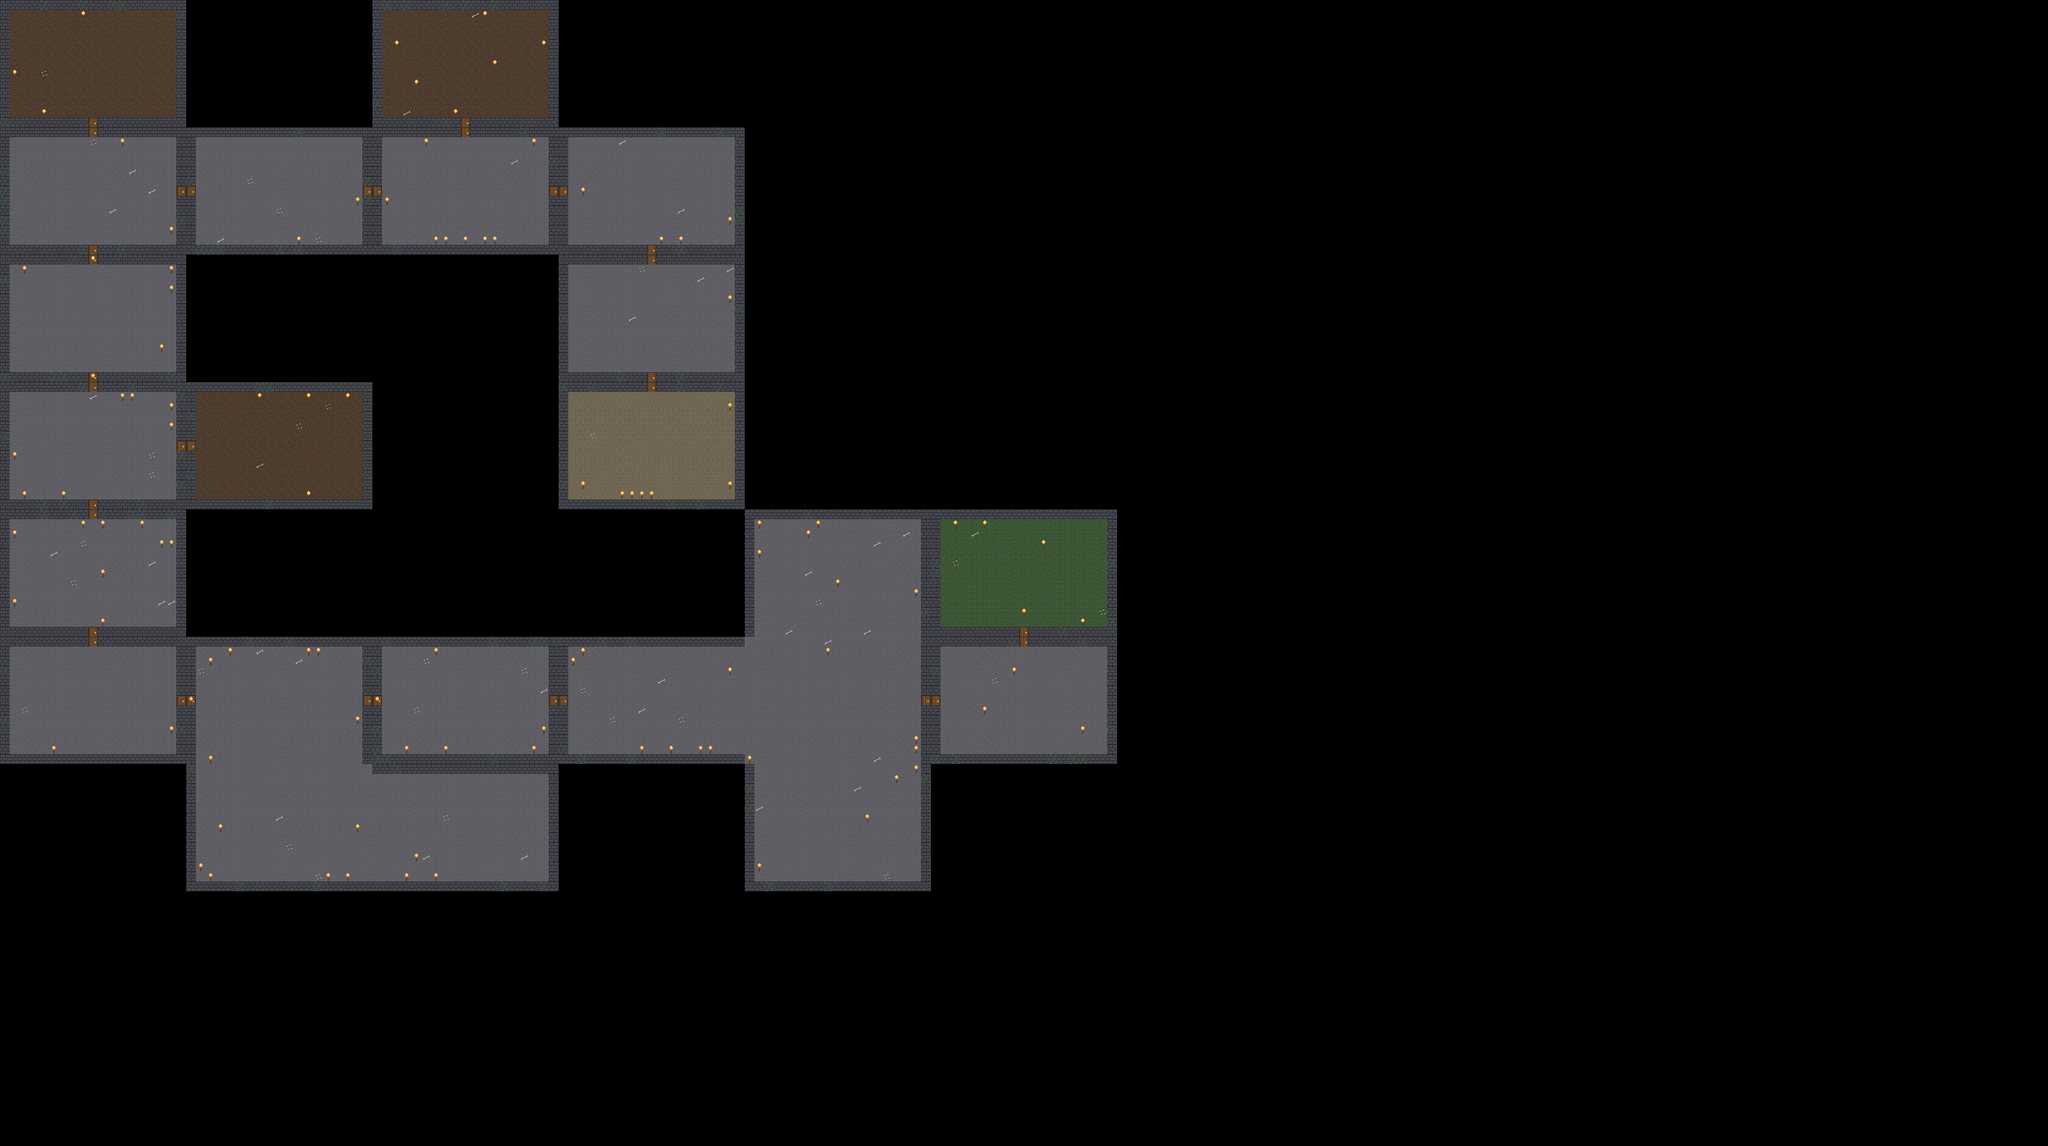

This game map was drawn from its Tiled (.tmx) file and the tilesets committed beside it. A one-line description and the trimmed map source follow:
An orthogonal 209x117 tile map with 16x16 px tiles, 2 tile layers (Ground, Details) and 18 objects (16x ENEMY_SPAWN, PLAYER_START, BOSS).

<map version="1.10" tiledversion="1.11.2" orientation="orthogonal" renderorder="right-down" width="209" height="117" tilewidth="16" tileheight="16" infinite="0" nextlayerid="4" nextobjectid="19">
 <properties>
  <property name="seed" type="int" value="20260936" />
  <property name="rooms" type="int" value="18" />
  <property name="criticalLength" type="int" value="15" />
  <property name="holeRooms" type="int" value="0" />
  <property name="loops" type="int" value="0" />
 </properties>
 <tileset firstgid="1" source="../tiles/basement.tsx" />
 <layer id="1" name="Ground" width="209" height="117">
  <properties>
   <property name="layerKind" value="GROUND" />
  </properties>
  <data>[24453 cells, 5681 non-empty, 7 distinct tile ids]</data>
 </layer>
 <layer id="2" name="Details" width="209" height="117">
  <properties>
   <property name="layerKind" value="DETAILS" />
  </properties>
  <data>[24453 cells, 177 non-empty, 3 distinct tile ids]</data>
 </layer>
 <objectgroup id="3" name="Markers">
  <object id="1" name="player_start-0" type="PLAYER_START" x="1672" y="936">
   <properties>
    <property name="phase" value="TRUNK" />
    <property name="depth" type="int" value="0" />
    <property name="room" type="int" value="0" />
   </properties>
   <point />
  </object>
  <object id="2" name="enemy_spawn-1" type="ENEMY_SPAWN" x="1672" y="1144">
   <properties>
    <property name="phase" value="TRUNK" />
    <property name="depth" type="int" value="1" />
    <property name="room" type="int" value="1" />
   </properties>
   <point />
  </object>
  <object id="3" name="enemy_spawn-2" type="ENEMY_SPAWN" x="1368" y="936">
   <properties>
    <property name="phase" value="TRUNK" />
    <property name="depth" type="int" value="2" />
    <property name="room" type="int" value="2" />
   </properties>
   <point />
  </object>
  <object id="4" name="enemy_spawn-3" type="ENEMY_SPAWN" x="760" y="1144">
   <properties>
    <property name="phase" value="TRUNK" />
    <property name="depth" type="int" value="3" />
    <property name="room" type="int" value="3" />
   </properties>
   <point />
  </object>
  <object id="5" name="enemy_spawn-4" type="ENEMY_SPAWN" x="456" y="1144">
   <properties>
    <property name="phase" value="TRUNK" />
    <property name="depth" type="int" value="4" />
    <property name="room" type="int" value="4" />
   </properties>
   <point />
  </object>
  <object id="6" name="enemy_spawn-5" type="ENEMY_SPAWN" x="152" y="1144">
   <properties>
    <property name="phase" value="TRUNK" />
    <property name="depth" type="int" value="5" />
    <property name="room" type="int" value="5" />
   </properties>
   <point />
  </object>
  <object id="7" name="enemy_spawn-6" type="ENEMY_SPAWN" x="152" y="936">
   <properties>
    <property name="phase" value="TRUNK" />
    <property name="depth" type="int" value="6" />
    <property name="room" type="int" value="6" />
   </properties>
   <point />
  </object>
  <object id="8" name="enemy_spawn-7" type="ENEMY_SPAWN" x="152" y="728">
   <properties>
    <property name="phase" value="TRUNK" />
    <property name="depth" type="int" value="7" />
    <property name="room" type="int" value="7" />
   </properties>
   <point />
  </object>
  <object id="9" name="enemy_spawn-8" type="ENEMY_SPAWN" x="152" y="520">
   <properties>
    <property name="phase" value="TRUNK" />
    <property name="depth" type="int" value="8" />
    <property name="room" type="int" value="8" />
   </properties>
   <point />
  </object>
  <object id="10" name="enemy_spawn-9" type="ENEMY_SPAWN" x="152" y="312">
   <properties>
    <property name="phase" value="TRUNK" />
    <property name="depth" type="int" value="9" />
    <property name="room" type="int" value="9" />
   </properties>
   <point />
  </object>
  <object id="11" name="enemy_spawn-10" type="ENEMY_SPAWN" x="456" y="312">
   <properties>
    <property name="phase" value="TRUNK" />
    <property name="depth" type="int" value="10" />
    <property name="room" type="int" value="10" />
   </properties>
   <point />
  </object>
  <object id="12" name="enemy_spawn-11" type="ENEMY_SPAWN" x="760" y="312">
   <properties>
    <property name="phase" value="TRUNK" />
    <property name="depth" type="int" value="11" />
    <property name="room" type="int" value="11" />
   </properties>
   <point />
  </object>
  <object id="13" name="enemy_spawn-12" type="ENEMY_SPAWN" x="1064" y="312">
   <properties>
    <property name="phase" value="TRUNK" />
    <property name="depth" type="int" value="12" />
    <property name="room" type="int" value="12" />
   </properties>
   <point />
  </object>
  <object id="14" name="enemy_spawn-13" type="ENEMY_SPAWN" x="760" y="104">
   <properties>
    <property name="phase" value="APPENDIX" />
    <property name="depth" type="int" value="12" />
    <property name="room" type="int" value="13" />
   </properties>
   <point />
  </object>
  <object id="15" name="enemy_spawn-14" type="ENEMY_SPAWN" x="1064" y="520">
   <properties>
    <property name="phase" value="APPENDIX" />
    <property name="depth" type="int" value="13" />
    <property name="room" type="int" value="14" />
   </properties>
   <point />
  </object>
  <object id="16" name="enemy_spawn-15" type="ENEMY_SPAWN" x="456" y="728">
   <properties>
    <property name="phase" value="APPENDIX" />
    <property name="depth" type="int" value="8" />
    <property name="room" type="int" value="15" />
   </properties>
   <point />
  </object>
  <object id="17" name="enemy_spawn-16" type="ENEMY_SPAWN" x="152" y="104">
   <properties>
    <property name="phase" value="APPENDIX" />
    <property name="depth" type="int" value="10" />
    <property name="room" type="int" value="16" />
   </properties>
   <point />
  </object>
  <object id="18" name="boss-17" type="BOSS" x="1064" y="728">
   <properties>
    <property name="phase" value="APPENDIX" />
    <property name="depth" type="int" value="14" />
    <property name="room" type="int" value="17" />
   </properties>
   <point />
  </object>
 </objectgroup>
</map>
